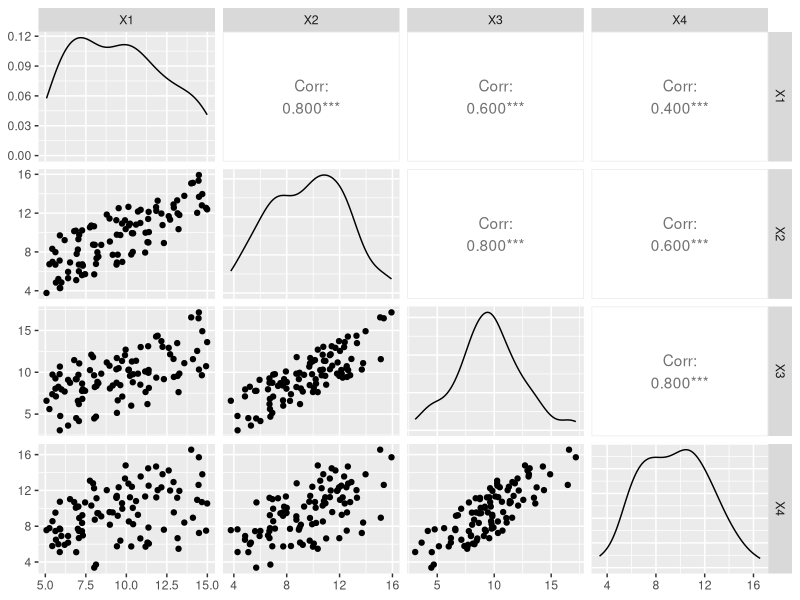

The R source for this figure:
## ---- chunk 1
knitr::opts_chunk$set(echo = TRUE)
library(GGally)
library(ggplot2)
library(mvtnorm)
library(MASS)
## ---- chunk 2
mu <- c(5,4,3,2,1)
Sigma <- matrix(c(1 ,.8,.6,.4,.2,
                  .8, 2,.8,.6,.4,
                  .6,.8, 3,.8,.6,
                  .4,.6,.8, 4,.8,
                  .2,.4,.6,.8, 5), ncol = 5)
rawvars <- data.frame(mvrnorm(10000, mu, Sigma, empirical = TRUE))
cor(rawvars)
## ---- chunk 3
# these are all normalized, they're probabilities
pvars <- data.frame(X1 = pnorm(rawvars$X1, mean = mu[1], sd = sqrt(Sigma[1,1])),
                    X2 = pnorm(rawvars$X2, mean = mu[2], sd = sqrt(Sigma[2,2])),
                    X3 = pnorm(rawvars$X3, mean = mu[3], sd = sqrt(Sigma[3,3])),
                    X4 = pnorm(rawvars$X4, mean = mu[4], sd = sqrt(Sigma[4,4])),
                    X5 = pnorm(rawvars$X5, mean = mu[5], sd = sqrt(Sigma[5,5])))
pvarmat <- data.matrix(pvars)
poisvars <- data.frame(qpois(pvarmat, 5))
(pois_error <- max(abs(zapsmall(cor(rawvars) - cor(poisvars), digits = 3))))
## ---- chunk 4
binomvars <- data.frame(qbinom(1-pvarmat, 3, .25))
binom_error <- max(abs(zapsmall(cor(rawvars) - cor(binomvars), digits = 3)))
expvars <- data.frame(qexp(pvarmat))
exp_error <- max(abs(zapsmall(cor(rawvars) - cor(expvars), digits = 3)))
unifvars <- data.frame(qnorm(pvarmat))
unif_error <- max(abs(zapsmall(cor(rawvars) - cor(unifvars), digits = 3)))
## ---- chunk 5
cor(rawvars)
c(pois_error, binom_error, exp_error, unif_error)
## ---- chunk 6
# our initial data
x1 <- runif(100, 5, 15)
## ---- chunk 7
#initialize normal values, later transformed
x234 <- scale(matrix(runif(300), ncol=3 ))
# put all into 1 matrix for simplicity
x1234 <- cbind(scale(x1),x234)
# find the current correlation matrix
c1 <- var(x1234)
# cholesky decomposition to get independence
chol1 <- solve(chol(c1))
newx <-  x1234 %*% chol1 
# check that we have independence and x1 unchanged
zapsmall(cor(newx))
#all.equal( x1234[,1], newx[,1] )
## ---- chunk 8
newc <- matrix(c(1  , 0.8, 0.6, 0.4, #this is our desired correlation matrix
                 0.8, 1  , 0.8, 0.6,
                 0.6, 0.8, 1  , 0.8,
                 0.4, 0.6, 0.8, 1  ), ncol=4 )
eigen(newc)$values # check that it is positive definite
## ---- chunk 9
chol2 <- chol(newc)
finalx <- newx %*% chol2 * sd(x1) + mean(x1)
# verify success
mean(x1)
colMeans(finalx)
sd(x1)
apply(finalx, 2, sd)
zapsmall(cor(finalx))
all.equal(x1, finalx[,1])
## ---- chunk 10
# verify success
mean(x1)
colMeans(finalx)
sd(x1)
apply(finalx, 2, sd)
cor(finalx)
all.equal(x1, finalx[,1])
## ---- chunk 11
ggpairs(data.frame(finalx))
